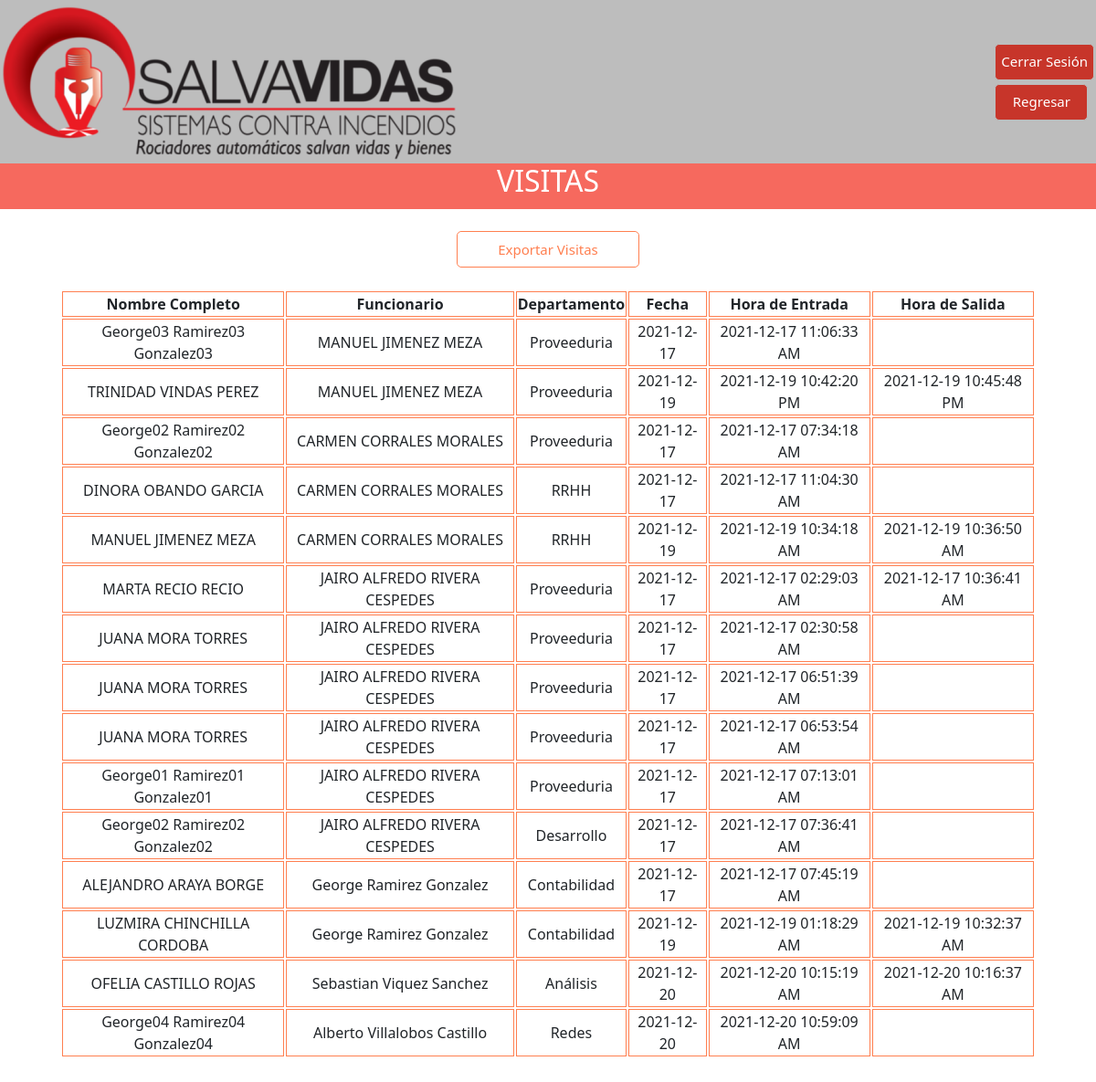
The app's page /admVisitas.php with its own data.
### tables this page shows
CREATE TABLE `visitas` (
  `vstId` int(11) NOT NULL,
  `vstIdPerona` int(11) NOT NULL,
  `vstIdFuncionario` int(11) NOT NULL,
  `vstIdDepartamento` int(11) NOT NULL,
  `vstHoraEntrada` datetime NOT NULL,
  `vstHorSalida` datetime DEFAULT NULL,
  `vstFecha` date NOT NULL,
  `vstMotivo` varchar(250) NOT NULL
);

CREATE TABLE `persona` (
  `psrID` int(11) NOT NULL,
  `psrCedula` varchar(15) NOT NULL,
  `psrNombre` varchar(15) NOT NULL,
  `psrPrimerApellido` varchar(15) NOT NULL,
  `psrSegundoApellido` varchar(15) NOT NULL
);

CREATE TABLE `departamento` (
  `dptId` int(11) NOT NULL,
  `dptDescripcion` varchar(15) NOT NULL
);

### admVisitas.php (the view, shortened to what this page needs)
<!doctype html>
<html lang="en">
<?php include('busqueda.php');?>
<head>
    <link rel="stylesheet" href="botonesStyle.css">
    <link href="https://cdn.jsdelivr.net/npm/bootstrap@5.1.3/dist/css/bootstrap.min.css" rel="stylesheet">
    <link rel="stylesheet" href="bootstrap-5.1.3-dist/css/">
</head>
<body>
    <div style="background-color: #bdbdbd; boder:none;">
        <table width="100%">
            <tr>
                <td align="left"><img src="img/logo.png" class="img-fluid" alt="Salvaditas"></td>
                <td align="right">
                    <table>
                        <tr>
                            <td>
                                <a href="index.html">
                                    <button type="button" class="btn_cerrarSesion">Cerrar Sesión</button>
                                </a>
                            </td>
                        </tr>
                        <tr><td></td></tr>
                        <tr>
                            <td>
                                <a href="admin.php">
                                    <button type="button" class="btn_cerrarSesion" style="width: 102px;">Regresar</button>
                                </a>
                            </td>
                        </tr>
                    </table>
                </td>
            </tr>
        </table>
    </div>
    <div style="height: 50px; width: 100%; background-color:#f6695e; text-align: center; line-height: 60px;">
        <h2 style="color: white;">VISITAS</h2>
    </div>
    <div class="container text-center my-auto">
        <div class="m-4 d-flex justify-content-center align-items-center">
            <a href="dumpListaVisitas.php" target="_blank" style="color: #f6695e; ">
                <button type="button" class="btn_agregar">Exportar Visitas</button>
            </a>
        </div>
    </div>
    <div class="container text-center my-auto">
        <div class="m-4 d-flex justify-content-center align-items-center">
            <?php
                echo "<table width=\"100%\" style=\"border-collapse: separate;\">
                    <tr>
                        <th style=\"border: 1px solid #ff7f50;\">Nombre Completo</th>
                        <th style=\"border: 1px solid #ff7f50;\">Funcionario</th>
                        <th style=\"border: 1px solid #ff7f50;\">Departamento</th>
                        <th style=\"border: 1px solid #ff7f50;\">Fecha</th>
                        <th style=\"border: 1px solid #ff7f50;\">Hora de Entrada</th>
                        <th style=\"border: 1px solid #ff7f50;\">Hora de Salida</th>
                    </tr>";
                $sql = "SELECT v.vstId,v.vstIdPerona,p.psrNombre AS nombreVisita,p.psrPrimerApellido AS pApVisita,p.psrSegundoApellido AS sApVisita,v.vstIdFuncionario,f.fncIdPersona,fp.psrNombre  AS nombreFun,fp.psrPrimerApellido AS pApFun,
                fp.psrSegundoApellido AS sApFun,v.vstIdDepartamento, d.dptDescripcion,v.vstHoraEntrada,v.vstFecha,v.vstHorSalida
                FROM visitas v
                JOIN persona p ON v.vstIdPerona=p.psrID
                JOIN funcionario f ON v.vstIdFuncionario=f.fncId
                JOIN persona fp ON f.fncIdPersona=fp.psrID
                JOIN departamento d ON v.vstIdDepartamento=d.dptId";
                foreach ($db->query($sql) as $row) {
                    $vstHoraEntradaDB = $row["vstHoraEntrada"];
                    $vstHoraEntradaDBFormated = date('Y-m-d h:i:s A', strtotime($vstHoraEntradaDB));
                    $vstHorSalidaDB = $row["vstHorSalida"];
                    if($vstHorSalidaDB == NULL){
                        $vstHorSalidaDBFormated = '';
                    }else{
                        $vstHorSalidaDBFormated = date('Y-m-d h:i:s A', strtotime($vstHorSalidaDB));
                    }
                    echo "<tr>
                        <td style=\"border: 1px solid #ff7f50;\">".$row["nombreVisita"]." ".$row["pApVisita"]." ".$row["sApVisita"]."</td>
                        <td style=\"border: 1px solid #ff7f50;\">".$row["nombreFun"]." ".$row["pApFun"]." ".$row["sApFun"]."</td>
                        <td style=\"border: 1px solid #ff7f50;\">".$row["dptDescripcion"]."</td>
                        <td style=\"border: 1px solid #ff7f50;\">".$row["vstFecha"]."</td>
                        <td style=\"border: 1px solid #ff7f50;\">".$vstHoraEntradaDBFormated."</td>
                        <td style=\"border: 1px solid #ff7f50;\">".$vstHorSalidaDBFormated."</td>
                    </tr>";
                }
                echo "</table>";
            ?>
        </div>
    </div>
</body>
</html>

### botonesStyle.css (style rules this page uses)
.btn_cerrarSesion { color: #fff; background-color: #c7352a; border-color: #bdbdbd; font-size: 15px; border-radius: 5px; height: 40px; width: 120; border: 1px solid #bdbdbd }
.btn_agregar { color: #ff7f50; background-color: #fff; border-color: #ff7f50; font-size: 15px; border-radius: 5px; height: 40px; width: 200px; border: 1px solid #ff7f50; }

### records on screen
visitas: vstIdPerona.psrNombre "George03", vstIdPerona.psrPrimerApellido "Ramirez03", vstIdPerona.psrSegundoApellido "Gonzalez03", persona.psrNombre "MANUEL", persona.psrPrimerApellido "JIMENEZ", persona.psrSegundoApellido "MEZA", vstIdDepartamento.dptDescripcion "Proveeduria", vstFecha "2021-12-17", vstHoraEntrada "2021-12-17 11:06:33 AM"
visitas: vstIdPerona.psrNombre "TRINIDAD", vstIdPerona.psrPrimerApellido "VINDAS", vstIdPerona.psrSegundoApellido "PEREZ", persona.psrNombre "MANUEL", persona.psrPrimerApellido "JIMENEZ", persona.psrSegundoApellido "MEZA", vstIdDepartamento.dptDescripcion "Proveeduria", vstFecha "2021-12-19", vstHoraEntrada "2021-12-19 10:42:20 PM", vstHorSalida "2021-12-19 10:45:48 PM"
visitas: vstIdPerona.psrNombre "George02", vstIdPerona.psrPrimerApellido "Ramirez02", vstIdPerona.psrSegundoApellido "Gonzalez02", persona.psrNombre "CARMEN", persona.psrPrimerApellido "CORRALES", persona.psrSegundoApellido "MORALES", vstIdDepartamento.dptDescripcion "Proveeduria", vstFecha "2021-12-17", vstHoraEntrada "2021-12-17 07:34:18 AM"
visitas: vstIdPerona.psrNombre "DINORA", vstIdPerona.psrPrimerApellido "OBANDO", vstIdPerona.psrSegundoApellido "GARCIA", persona.psrNombre "CARMEN", persona.psrPrimerApellido "CORRALES", persona.psrSegundoApellido "MORALES", vstIdDepartamento.dptDescripcion "RRHH", vstFecha "2021-12-17", vstHoraEntrada "2021-12-17 11:04:30 AM"
visitas: vstIdPerona.psrNombre "MANUEL", vstIdPerona.psrPrimerApellido "JIMENEZ", vstIdPerona.psrSegundoApellido "MEZA", persona.psrNombre "CARMEN", persona.psrPrimerApellido "CORRALES", persona.psrSegundoApellido "MORALES", vstIdDepartamento.dptDescripcion "RRHH", vstFecha "2021-12-19", vstHoraEntrada "2021-12-19 10:34:18 AM", vstHorSalida "2021-12-19 10:36:50 AM"
visitas: vstIdPerona.psrNombre "MARTA", vstIdPerona.psrPrimerApellido "RECIO", vstIdPerona.psrSegundoApellido "RECIO", persona.psrNombre "JAIRO ALFREDO", persona.psrPrimerApellido "RIVERA", persona.psrSegundoApellido "CESPEDES", vstIdDepartamento.dptDescripcion "Proveeduria", vstFecha "2021-12-17", vstHoraEntrada "2021-12-17 02:29:03 AM", vstHorSalida "2021-12-17 10:36:41 AM"
visitas: vstIdPerona.psrNombre "JUANA", vstIdPerona.psrPrimerApellido "MORA", vstIdPerona.psrSegundoApellido "TORRES", persona.psrNombre "JAIRO ALFREDO", persona.psrPrimerApellido "RIVERA", persona.psrSegundoApellido "CESPEDES", vstIdDepartamento.dptDescripcion "Proveeduria", vstFecha "2021-12-17", vstHoraEntrada "2021-12-17 02:30:58 AM"
visitas: vstIdPerona.psrNombre "JUANA", vstIdPerona.psrPrimerApellido "MORA", vstIdPerona.psrSegundoApellido "TORRES", persona.psrNombre "JAIRO ALFREDO", persona.psrPrimerApellido "RIVERA", persona.psrSegundoApellido "CESPEDES", vstIdDepartamento.dptDescripcion "Proveeduria", vstFecha "2021-12-17", vstHoraEntrada "2021-12-17 06:51:39 AM"
visitas: vstIdPerona.psrNombre "JUANA", vstIdPerona.psrPrimerApellido "MORA", vstIdPerona.psrSegundoApellido "TORRES", persona.psrNombre "JAIRO ALFREDO", persona.psrPrimerApellido "RIVERA", persona.psrSegundoApellido "CESPEDES", vstIdDepartamento.dptDescripcion "Proveeduria", vstFecha "2021-12-17", vstHoraEntrada "2021-12-17 06:53:54 AM"
visitas: vstIdPerona.psrNombre "George01", vstIdPerona.psrPrimerApellido "Ramirez01", vstIdPerona.psrSegundoApellido "Gonzalez01", persona.psrNombre "JAIRO ALFREDO", persona.psrPrimerApellido "RIVERA", persona.psrSegundoApellido "CESPEDES", vstIdDepartamento.dptDescripcion "Proveeduria", vstFecha "2021-12-17", vstHoraEntrada "2021-12-17 07:13:01 AM"
visitas: vstIdPerona.psrNombre "George02", vstIdPerona.psrPrimerApellido "Ramirez02", vstIdPerona.psrSegundoApellido "Gonzalez02", persona.psrNombre "JAIRO ALFREDO", persona.psrPrimerApellido "RIVERA", persona.psrSegundoApellido "CESPEDES", vstIdDepartamento.dptDescripcion "Desarrollo", vstFecha "2021-12-17", vstHoraEntrada "2021-12-17 07:36:41 AM"
visitas: vstIdPerona.psrNombre "ALEJANDRO", vstIdPerona.psrPrimerApellido "ARAYA", vstIdPerona.psrSegundoApellido "BORGE", persona.psrNombre "George", persona.psrPrimerApellido "Ramirez", persona.psrSegundoApellido "Gonzalez", vstIdDepartamento.dptDescripcion "Contabilidad", vstFecha "2021-12-17", vstHoraEntrada "2021-12-17 07:45:19 AM"
visitas: vstIdPerona.psrNombre "LUZMIRA", vstIdPerona.psrPrimerApellido "CHINCHILLA", vstIdPerona.psrSegundoApellido "CORDOBA", persona.psrNombre "George", persona.psrPrimerApellido "Ramirez", persona.psrSegundoApellido "Gonzalez", vstIdDepartamento.dptDescripcion "Contabilidad", vstFecha "2021-12-19", vstHoraEntrada "2021-12-19 01:18:29 AM", vstHorSalida "2021-12-19 10:32:37 AM"
visitas: vstIdPerona.psrNombre "OFELIA", vstIdPerona.psrPrimerApellido "CASTILLO", vstIdPerona.psrSegundoApellido "ROJAS", persona.psrNombre "Sebastian", persona.psrPrimerApellido "Viquez", persona.psrSegundoApellido "Sanchez", vstIdDepartamento.dptDescripcion "Análisis", vstFecha "2021-12-20", vstHoraEntrada "2021-12-20 10:15:19 AM", vstHorSalida "2021-12-20 10:16:37 AM"
visitas: vstIdPerona.psrNombre "George04", vstIdPerona.psrPrimerApellido "Ramirez04", vstIdPerona.psrSegundoApellido "Gonzalez04", persona.psrNombre "Alberto", persona.psrPrimerApellido "Villalobos", persona.psrSegundoApellido "Castillo", vstIdDepartamento.dptDescripcion "Redes", vstFecha "2021-12-20", vstHoraEntrada "2021-12-20 10:59:09 AM"
